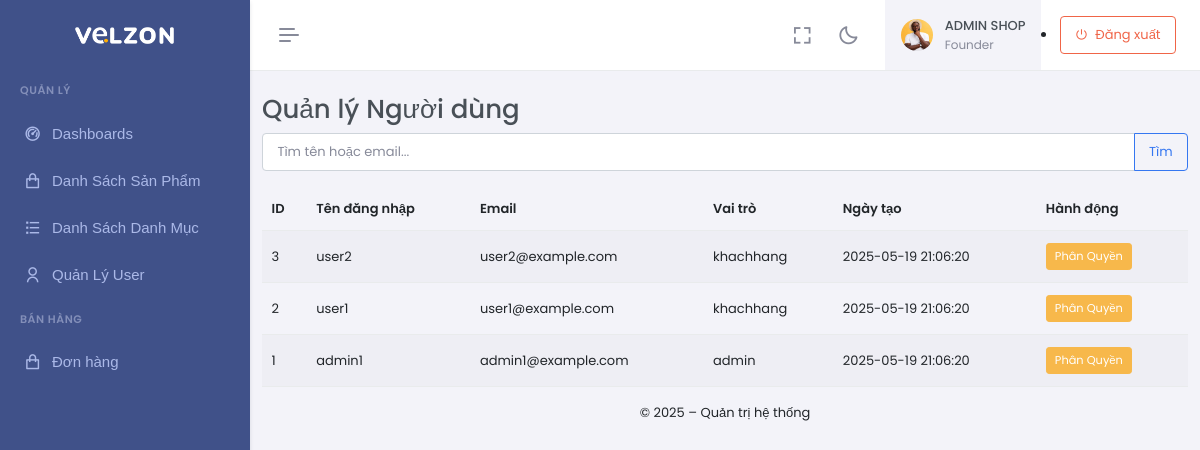
The page /admin/index.php?act=user-list (signed in) on the database as committed earlier.
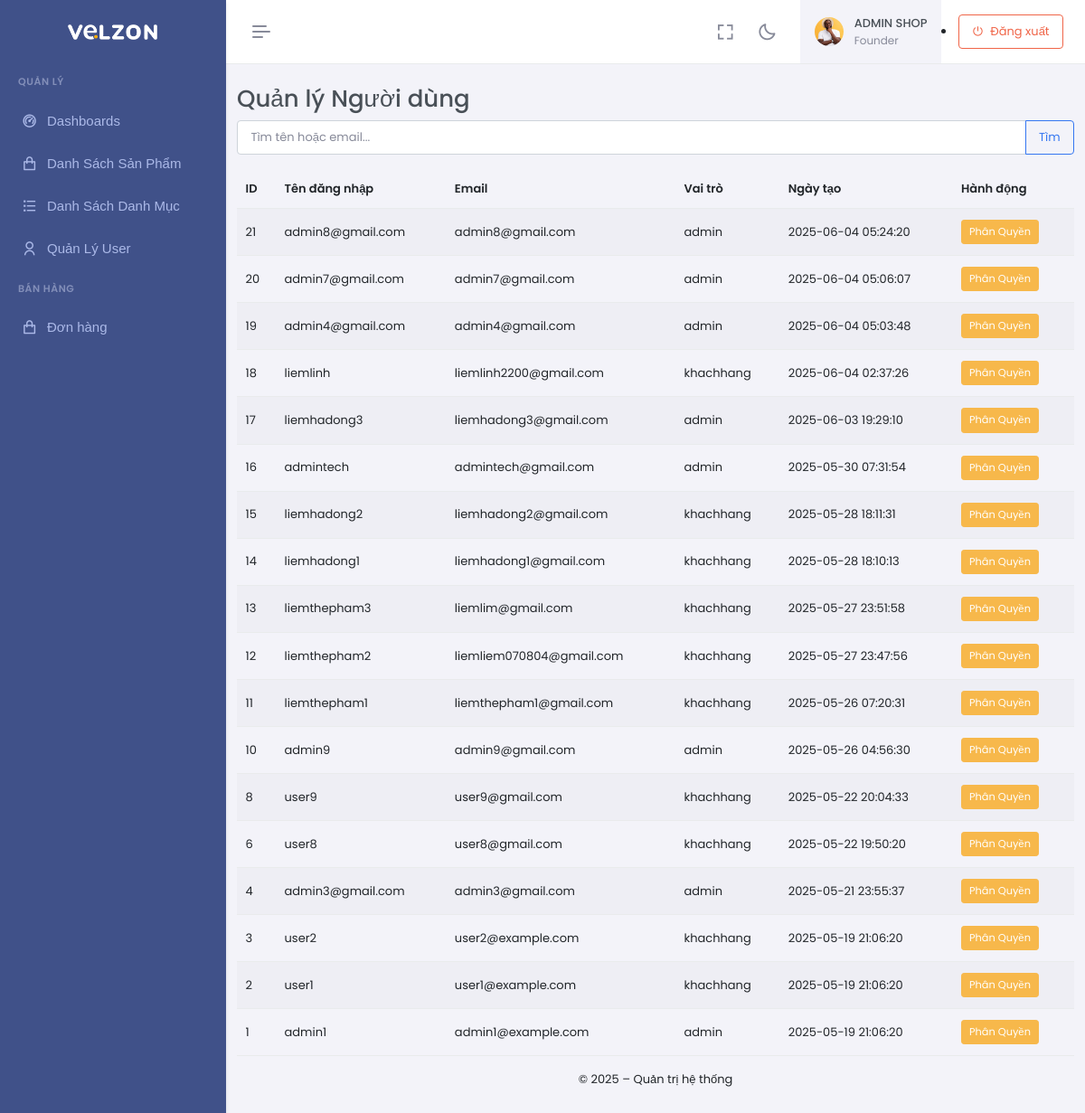
The same page on the database as committed later.
### tables this page shows
CREATE TABLE `nguoidung` (
  `MaNguoiDung` int(11) NOT NULL,
  `TenDangNhap` varchar(50) NOT NULL,
  `Email` varchar(100) NOT NULL,
  `MatKhau` varchar(255) NOT NULL,
  `VaiTro` enum('admin','khachhang') NOT NULL DEFAULT 'khachhang',
  `NgayTao` datetime DEFAULT current_timestamp()
);

### admin/controllers/UserController.php (called while the page is built, shortened)
<?php
require_once __DIR__ . '/../models/UserModel.php';
class UserController
{
    private $userModel;
    private string    $viewRoot;
    public function __construct()
    {
        $this->userModel = new UserModel();
        $this->viewRoot  = dirname(__DIR__) . '/views';
    }
    public function index()
    {
        $q = trim($_GET['q'] ?? '');
        if ($q !== '') {
            $users = $this->userModel->search($q);
        } else {
            $users = $this->userModel->get_list();
        }
        require __DIR__ . '/../views/layouts/layouts_top.php';
        require_once $this->viewRoot . '/user/list.php';
        require __DIR__ . '/../views/layouts/layout_bottom.php';
    }
}

### admin/index.php (called while the page is built, shortened)
<?php
require_once '../commons/function.php';
require_once 'controllers/OrderController.php';
require_once 'controllers/UserController.php';
match ($act) {
    'auth-register' => (new AuthController())->register(),
    'auth-login'    => (new AuthController())->login(),
    'auth-logout'   => (new AuthController())->logout(),
    'dashboard'     => (new DashboardController())->index(),
    'product-list'   => (new ProductController())->index(),
    'product-add'    => (new ProductController())->add(),
    'product-edit'   => (new ProductController())->edit(),
    'product-delete' => (new ProductController())->delete(),
    'category-list'   => (new CategoryController())->index(),
    'category-add'    => (new CategoryController())->add(),
    'category-edit'   => (new CategoryController())->edit(),
    'category-delete' => (new CategoryController())->delete(),
    'user-list'   => (new UserController())->index(),
    'user-add'    => (new UserController())->add(),
    'user-edit'   => (new UserController())->edit(),
    'user-delete' => (new UserController())->delete(),
    'order-list' => (new OrderController($pdo))->index(),
    'order-detail' => (new OrderController($pdo))->detail(),
    default => (new DashboardController())->index(),
};

### commons/function.php (called while the page is built)
<?php
function connectDB() {
    $host = DB_HOST;
    $port = DB_PORT;
    $dbname = DB_NAME;
    try {
        $conn = new PDO("mysql:host=$host;port=$port;dbname=$dbname", DB_USERNAME, DB_PASSWORD);
        $conn->setAttribute(PDO::ATTR_ERRMODE, PDO::ERRMODE_EXCEPTION);
        $conn->setAttribute(PDO::ATTR_DEFAULT_FETCH_MODE, PDO::FETCH_ASSOC);
        return $conn;
    } catch (PDOException $e) {
        echo ("Connection failed: " . $e->getMessage());
    }
}

### admin/models/UserModel.php (called while the page is built, shortened)
<?php
require_once __DIR__ . '/../../commons/function.php';
class UserModel
{
    private $db;
    public function __construct()
    {
        $this->db = connectDB();
    }
    public function get_list()
    {
        $stmt = $this->db->query("SELECT * FROM nguoidung ORDER BY MaNguoiDung DESC");
        return $stmt->fetchAll(PDO::FETCH_ASSOC);
    }
}

### admin/views/user/list.php (the view, shortened to what this page needs)
<h2>Quản lý Người dùng</h2>
<form method="get" action="index.php">
  <div class="input-group mb-3">
    <input
      type="text"
      name="q"
      class="form-control"
      placeholder="Tìm tên hoặc email..."
      value="<?= htmlspecialchars($_GET['q'] ?? '') ?>"
    >
    <button class="btn btn-outline-secondary" type="submit">Tìm</button>
  </div>
</form>
<table class="table table-striped table-hover align-middle">
  <thead>
    <tr>
      <th>ID</th>
      <th>Tên đăng nhập</th>
      <th>Email</th>
      <th>Vai trò</th>
      <th>Ngày tạo</th>
      <th>Hành động</th>
    </tr>
  </thead>
  <tbody>
    <?php foreach ($users as $u): ?>
      <tr>
        <td><?= $u['MaNguoiDung'] ?></td>
        <td><?= htmlspecialchars($u['TenDangNhap']) ?></td>
        <td><?= htmlspecialchars($u['Email']) ?></td>
        <td><?= $u['VaiTro'] ?></td>
        <td><?= $u['NgayTao'] ?></td>
        <td>
          <a href="index.php?act=user-edit&id=<?= $u['MaNguoiDung'] ?>" class="btn btn-sm btn-warning me-1">Phân Quyền</a>
        </td>
      </tr>
    <?php endforeach; ?>
  </tbody>
</table>

Rows that differ between the two databases and show on the page:
added nguoidung: MaNguoiDung "21", TenDangNhap "admin8@gmail.com", Email "admin8@gmail.com", VaiTro "admin", NgayTao "2025-06-04 05:24:20"
added nguoidung: MaNguoiDung "20", TenDangNhap "admin7@gmail.com", Email "admin7@gmail.com", VaiTro "admin", NgayTao "2025-06-04 05:06:07"
added nguoidung: MaNguoiDung "19", TenDangNhap "admin4@gmail.com", Email "admin4@gmail.com", VaiTro "admin", NgayTao "2025-06-04 05:03:48"
added nguoidung: MaNguoiDung "18", TenDangNhap "liemlinh", Email "liemlinh2200@gmail.com", VaiTro "khachhang", NgayTao "2025-06-04 02:37:26"
added nguoidung: MaNguoiDung "17", TenDangNhap "liemhadong3", Email "liemhadong3@gmail.com", VaiTro "admin", NgayTao "2025-06-03 19:29:10"
added nguoidung: MaNguoiDung "16", TenDangNhap "admintech", Email "admintech@gmail.com", VaiTro "admin", NgayTao "2025-05-30 07:31:54"
added nguoidung: MaNguoiDung "15", TenDangNhap "liemhadong2", Email "liemhadong2@gmail.com", VaiTro "khachhang", NgayTao "2025-05-28 18:11:31"
added nguoidung: MaNguoiDung "14", TenDangNhap "liemhadong1", Email "liemhadong1@gmail.com", VaiTro "khachhang", NgayTao "2025-05-28 18:10:13"
added nguoidung: MaNguoiDung "13", TenDangNhap "liemthepham3", Email "liemlim@gmail.com", VaiTro "khachhang", NgayTao "2025-05-27 23:51:58"
added nguoidung: MaNguoiDung "12", TenDangNhap "liemthepham2", Email "liemliem070804@gmail.com", VaiTro "khachhang", NgayTao "2025-05-27 23:47:56"
added nguoidung: MaNguoiDung "11", TenDangNhap "liemthepham1", Email "liemthepham1@gmail.com", VaiTro "khachhang", NgayTao "2025-05-26 07:20:31"
added nguoidung: MaNguoiDung "10", TenDangNhap "admin9", Email "admin9@gmail.com", VaiTro "admin", NgayTao "2025-05-26 04:56:30"
added nguoidung: MaNguoiDung "8", TenDangNhap "user9", Email "user9@gmail.com", VaiTro "khachhang", NgayTao "2025-05-22 20:04:33"
added nguoidung: MaNguoiDung "6", TenDangNhap "user8", Email "user8@gmail.com", VaiTro "khachhang", NgayTao "2025-05-22 19:50:20"
added nguoidung: MaNguoiDung "4", TenDangNhap "admin3@gmail.com", Email "admin3@gmail.com", VaiTro "admin", NgayTao "2025-05-21 23:55:37"
